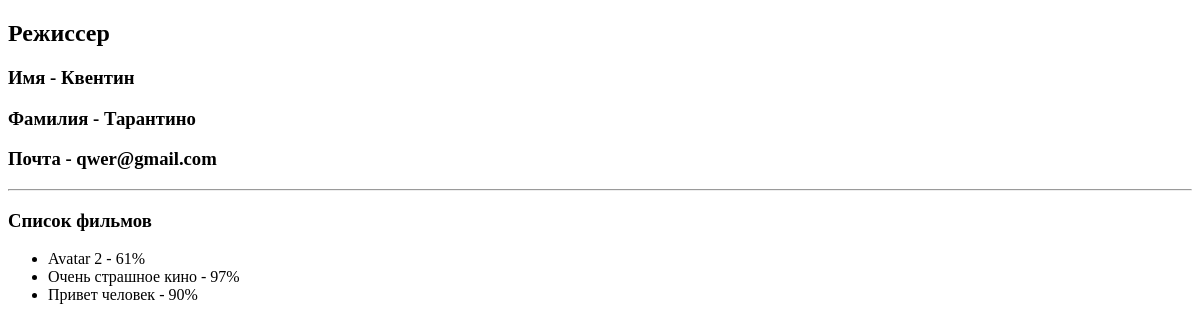
The page /directors/1 on the database as committed earlier.
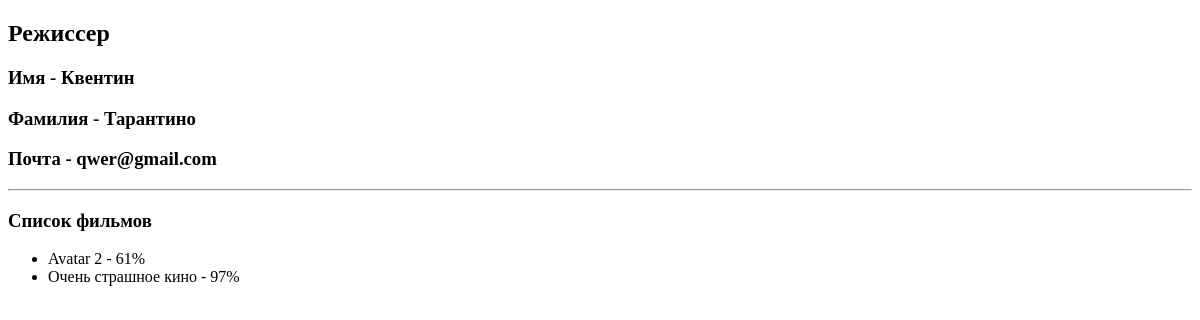
The same page on the database as committed later.
### movie_app/models.py (models this page shows, shortened)
class Movie(models.Model):
    EURO = 'EUR'
    USD = 'USD'
    RUB = 'RUB'
    CURRENCY_CHOICES = [
        (EURO, 'Euro'),
        (USD, 'Dollar'),
        (RUB, 'Rubles'),
    ]
    name = models.CharField(max_length=40)
    rating = models.IntegerField(validators=[
        MinValueValidator(1),
        MaxValueValidator(100)
    ])
    years = models.IntegerField(null=True, blank=True)
    budget = models.IntegerField(
        default=1000000,
        blank=True,
        validators=[MinValueValidator(1)])
    currency = models.CharField(max_length=3, choices=CURRENCY_CHOICES, default=RUB)
    slug = models.SlugField(default='', null=False, db_index=True)
    director = models.ForeignKey(Director, on_delete=models.CASCADE, null=True, related_name='movies')
    actors = models.ManyToManyField(Actor)
    def __str__(self):
        return f'{self.name} - {self.rating}%'
    class Meta:
        indexes = [
            models.Index(fields=['name']),
            models.Index(fields=['slug'], name='slug_idx'),
        ]

### movie_app/views.py (the view)
# urls.py: path('directors/<int:pk>', views.ShowOneDirector.as_view(), name='url_directors'),
class ShowOneDirector(DetailView):
    model = Director
    template_name = 'movie_app/one_director.html'

### movie_app/models.py (called while the page is built)
    def __str__(self):
        return f'{self.first_name} {self.last_name}'

### movie_app/templates/movie_app/one_director.html (shortened to what this page needs)
{% extends 'movie_app/base.html' %}
{% block content %}
  <h2>Режиссер</h2>
  <h3>Имя - {{ director.first_name }}</h3>
  <h3>Фамилия - {{ director.last_name }}</h3>
  <h3>Почта - {{ director.director_email }}</h3>
  <hr />
  <h3>Список фильмов</h3>
  <ul>
    {% for movie in director.movies.all %}
      <li>{{ movie }}</li>
    {% endfor %}
  </ul>
{% endblock %}

Rows that differ between the two databases and show on the page:
removed Movie: name+rating "Привет человек - 90%"
